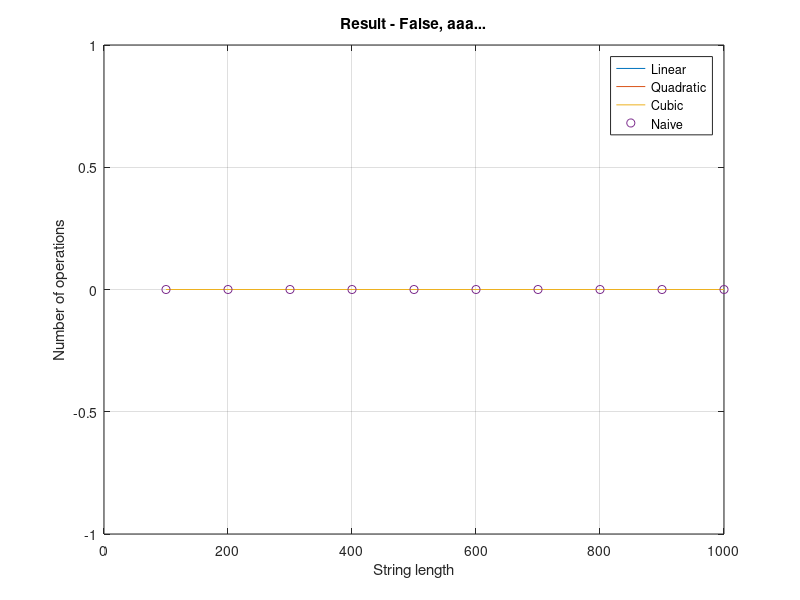

Here is the MATLAB script that generated this plot:
% Demo to show spline interpolation.
% Clean up / initialize
clear;
clc; 
close all;

fileID = fopen('result9_time.txt','r');
formatSpec = '%d %d %f %f %f';
sizeA = [5 Inf];

A = fscanf(fileID,formatSpec,sizeA);
A=A';
steps=      A(:,1);
%stepsNaive= A(:,2);
%resNaive=   A(:,3)*0.000001;
%resTopDown= A(:,4)*0.000001;
%resBottomUp=A(:,5)*0.000001;
resNaive=   A(:,3);
%resTopDown= A(:,4);
%resBottomUp=A(:,5);
fclose(fileID);

% Interpolate false
kx = max(steps);
k = steps == kx;
tmp = resNaive;
k = tmp(k);
k = mean(k);

stepsize = abs(steps(2)-steps(1));
% Should be O(n)
falsexponent1 = 1;
a1 = (k)./(kx.^falsexponent1);
kx1 = min(steps);
f1 = @(x) a1.*(x.^falsexponent1);
a1 = kx1:stepsize:max(steps);
y1 = arrayfun(f1,a1);

% Should be O(n^2)
falsexponent2 = 2;
a2 = (k)./(kx.^falsexponent2);
kx2 = min(steps);
f2 = @(x) a2.*(x.^falsexponent2);
a2 = kx2:stepsize:max(steps);
y2 = arrayfun(f2,a2);

% Should be O(n^3)
falsexponent3 = 3;
a3 = (k)./(kx.^falsexponent3);
kx3 = min(steps);
f3 = @(x) a3.*(x.^falsexponent3);
a3 = kx3:stepsize:max(steps);
y3 = arrayfun(f3,a3);

% Should be O(2^n)
a4 = (k)./(2.^kx);
kx4 = min(steps);
f4 = @(x) a4.*(2.^x);
a4 = kx4:stepsize:max(steps);
y4 = arrayfun(f4,a4);

% Should be O(n*2^n)
%a5 = (k)./(kx.*(2.^kx));
%kx5 = min(steps);
%f5 = @(x) a5.*(x.*(2.^x));
%a5 = kx5:stepsize:max(steps);
%y5 = arrayfun(f5,a5);


plotResult=plot(steps,y2,steps,y3,steps,y4,steps,tmp ,'o');

title('Result - False, aaa...');
ylabel('Number of operations');
xlabel('String length');
legend('Linear','Quadratic','Cubic','Naive');
grid on